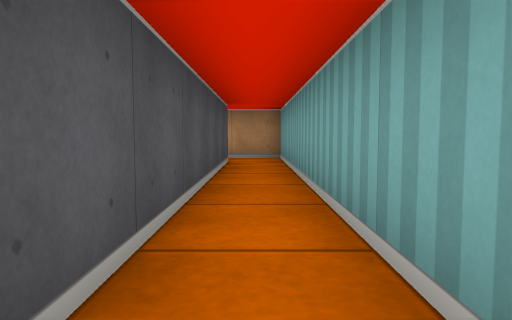
View 1 (above)

17 first-person views from a walk through a cub3D ray-caster map. The camera is about half as high as the walls, tilts 4° down and sees 70° across. The floor is counted in squares. Each view is taken from the middle of a square. On the plan, view 1 faces up. The plan holds only what a view shows up to about 9 squares ahead; the rest is blank.

View 2
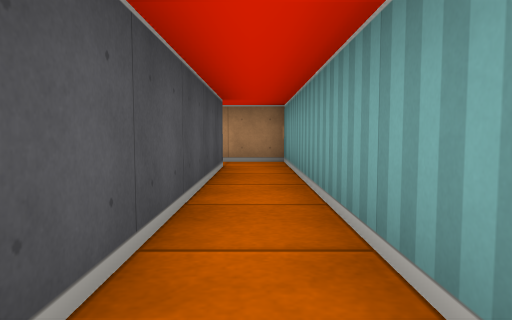

View 3
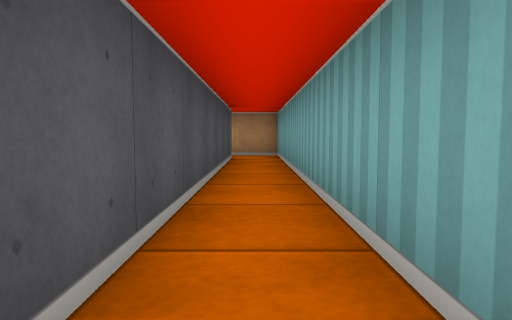

View 4
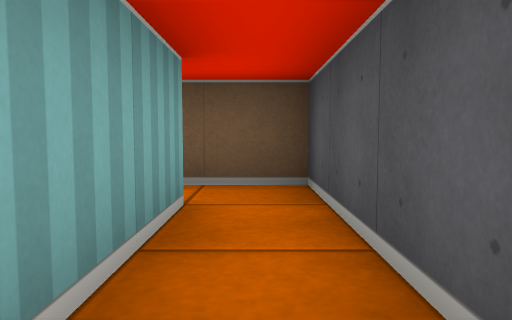

View 5
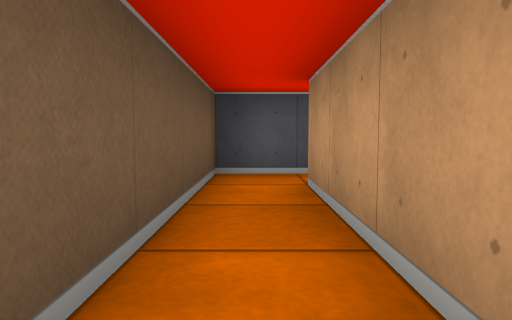

View 6
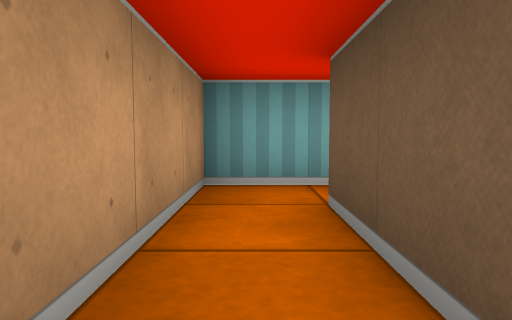

View 7
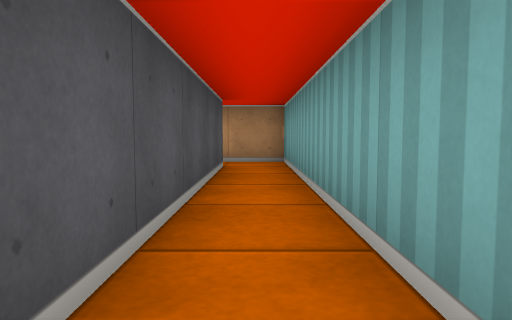

View 8
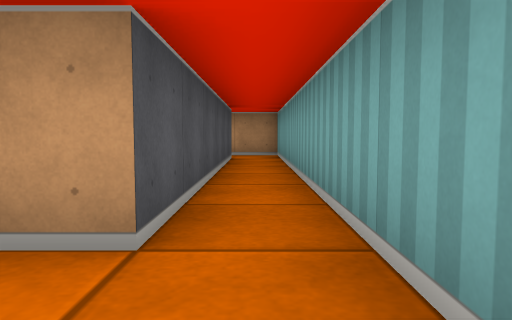

View 9
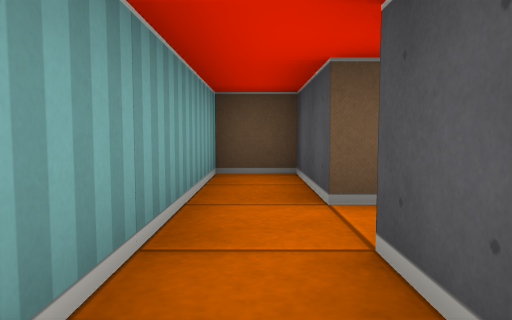

View 10
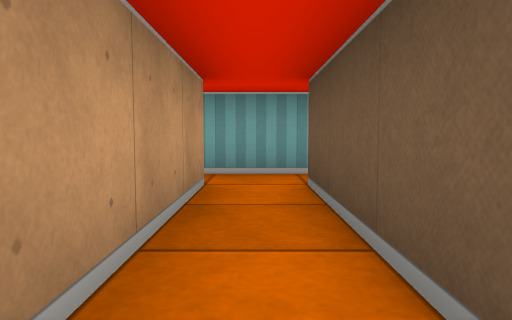

View 11
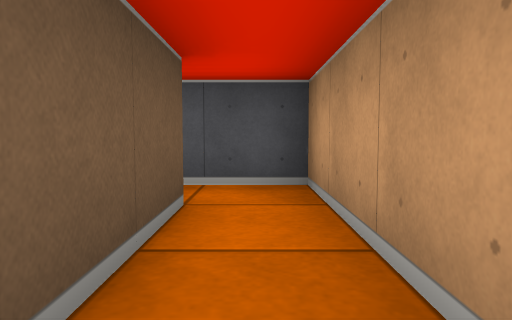

View 12
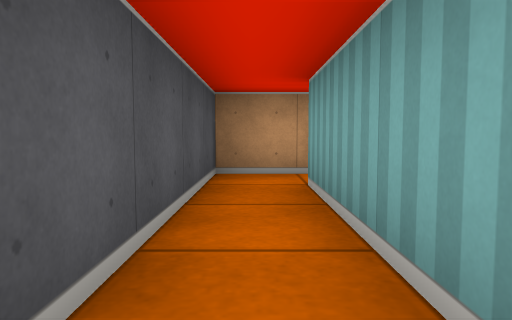

View 13
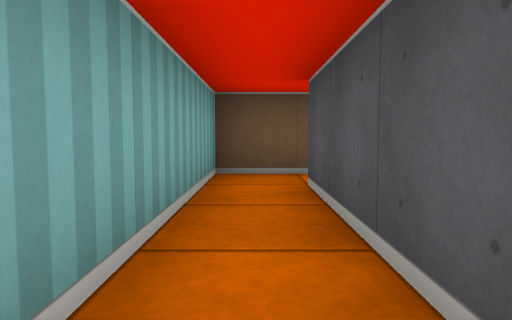

View 14
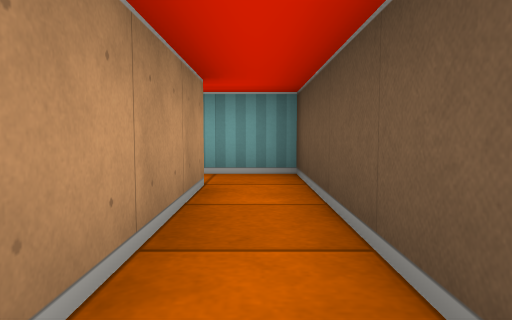

View 15
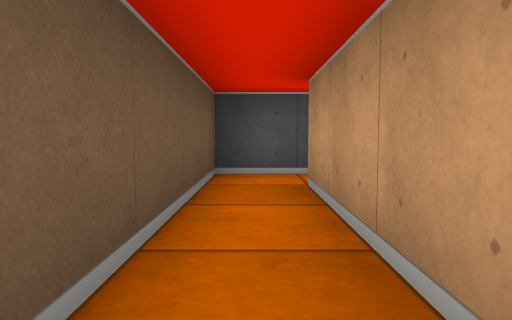

View 16
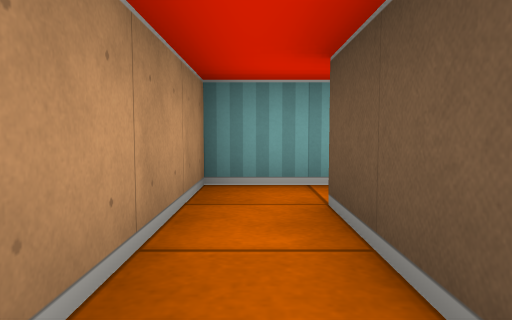

View 17
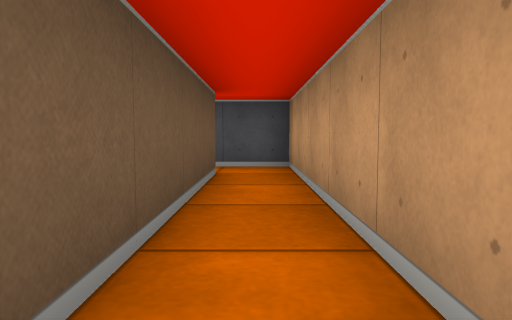

### Floor plan
Ten units are one square. View 1 is at (0, 0); x grows to the right and y downward. Boxes are objects, and circles mark ways between rooms. Rooms are numbered by the first view taken in them; rooms with no view inside come last. Other rooms are left out.
<svg viewBox="-60 -80 110 220">
<path fill="none" stroke="#000" d="M-45 -65 -5 -65 -5 5M5 5 5 -75 -55 -75 -55 -64M45 75 45 5 5 5M-5 5 -5 15 35 15 35 75M35 75 5 75M5 85 35 85 35 105 45 105 45 75M5 125 5 85M5 75 -5 75 -5 125M-5 125 -45 125M-55 122 -55 135 5 135 5 125"/>
<circle cx="0" cy="10" r="3" fill="#2a7"/>
<circle cx="40" cy="70" r="3" fill="#2a7"/>
<circle cx="10" cy="80" r="3" fill="#2a7"/>
<circle cx="0" cy="120" r="3" fill="#2a7"/>
<text x="0" y="-50">1</text>
<text x="40" y="30">2</text>
<text x="30" y="80">3</text>
<text x="0" y="100">4</text>
<text x="-30" y="130">5</text>
</svg>
Room 1 opens to room 2. Room 2 opens to room 3. Room 3 opens to room 4. Room 4 opens to room 5.

Where each view was taken, in squares from view 1:
view 1: 0 up, 0 right, facing up
view 2: 1 up, 0 right, facing up
view 3: 1 down, 0 right, facing up
view 4: 2 up, 0 right, facing down
view 5: 1 down, 4 right, facing left
view 6: 1 down, 1 right, facing right
view 7: 7 down, 4 right, facing up
view 8: 9 down, 4 right, facing up
view 9: 6 down, 4 right, facing down
view 10: 8 down, 0 right, facing right
view 11: 8 down, 3 right, facing left
view 12: 12 down, 0 right, facing up
view 13: 9 down, 0 right, facing down
view 14: 13 down, 4 left, facing right
view 15: 13 down, 1 left, facing left
view 16: 7 up, 3 left, facing right
view 17: 7 up, 0 right, facing left
